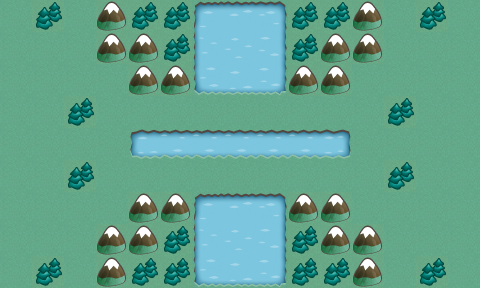

Rendered tile map (Tiled .tmx) drawn with the repository's tilesets; below, a short description and the map source with its tile grids summarised:
An orthogonal 15x9 tile map with 32x32 px tiles, 1 tile layer (Background) and 14 objects.

<map version="1.0" orientation="orthogonal" width="15" height="9" tilewidth="32" tileheight="32">
 <tileset firstgid="1" name="TileLayer_background" tilewidth="32" tileheight="32">
  <image source="TileLayer_background.png" width="1024" height="1024" />
  <tile id="0">
   <properties>
    <property name="MovementCost" value="1" />
    <property name="TileType" value="Grass" />
   </properties>
  </tile>
  <tile id="1">
   <properties>
    <property name="MovementCost" value="2" />
    <property name="TileType" value="Mountain" />
   </properties>
  </tile>
  <tile id="32">
   <properties>
    <property name="MovementCost" value="4" />
    <property name="TileType" value="River" />
   </properties>
  </tile>
  <tile id="33">
   <properties>
    <property name="MovementCost" value="1" />
    <property name="TileType" value="Forest" />
   </properties>
  </tile>
  <tile id="64">
   <properties>
    <property name="MovementCost" value="4" />
    <property name="TileType" value="River" />
   </properties>
  </tile>
  <tile id="65">
   <properties>
    <property name="MovementCost" value="4" />
    <property name="TileType" value="River" />
   </properties>
  </tile>
  <tile id="66">
   <properties>
    <property name="MovementCost" value="4" />
    <property name="TileType" value="River" />
   </properties>
  </tile>
  <tile id="96">
   <properties>
    <property name="MovementCost" value="4" />
    <property name="TileType" value="River" />
   </properties>
  </tile>
  <tile id="97">
   <properties>
    <property name="MovementCost" value="4" />
    <property name="TileType" value="River" />
   </properties>
  </tile>
  <tile id="98">
   <properties>
    <property name="MovementCost" value="4" />
    <property name="TileType" value="River" />
   </properties>
  </tile>
  <tile id="128">
   <properties>
    <property name="MovementCost" value="4" />
    <property name="TileType" value="River" />
   </properties>
  </tile>
  <tile id="129">
   <properties>
    <property name="MovementCost" value="4" />
    <property name="TileType" value="River" />
   </properties>
  </tile>
  <tile id="130">
   <properties>
    <property name="MovementCost" value="4" />
    <property name="TileType" value="River" />
   </properties>
  </tile>
  <tile id="160">
   <properties>
    <property name="MovementCost" value="4" />
    <property name="TileType" value="River" />
   </properties>
  </tile>
  <tile id="161">
   <properties>
    <property name="MovementCost" value="4" />
    <property name="TileType" value="River" />
   </properties>
  </tile>
  <tile id="162">
   <properties>
    <property name="MovementCost" value="4" />
    <property name="TileType" value="River" />
   </properties>
  </tile>
 </tileset>
 <layer name="Background" width="15" height="9">
  <data>[135 cells, 135 non-empty, 15 distinct tile ids]</data>
 </layer>
 <objectgroup name="Units_P1" width="15" height="9">
  <object x="32" y="160" width="32" height="32">
   <properties>
    <property name="Type" value="Tank" />
   </properties>
  </object>
  <object x="32" y="224" width="32" height="32">
   <properties>
    <property name="Type" value="Cannon" />
   </properties>
  </object>
  <object x="32" y="32" width="32" height="32">
   <properties>
    <property name="Type" value="Helicopter" />
   </properties>
  </object>
  <object x="32" y="96" width="32" height="32">
   <properties>
    <property name="Type" value="Tank" />
   </properties>
  </object>
  <object x="96" y="160" width="32" height="32">
   <properties>
    <property name="Type" value="Soldier" />
   </properties>
  </object>
  <object x="96" y="96" width="32" height="32">
   <properties>
    <property name="Type" value="Soldier" />
   </properties>
  </object>
 </objectgroup>
 <objectgroup name="Units_P2" width="15" height="9">
  <object x="352" y="96" width="32" height="32">
   <properties>
    <property name="Type" value="Soldier" />
   </properties>
  </object>
  <object x="352" y="160" width="32" height="32">
   <properties>
    <property name="Type" value="Soldier" />
   </properties>
  </object>
  <object x="416" y="160" width="32" height="32">
   <properties>
    <property name="Type" value="Tank" />
   </properties>
  </object>
  <object x="416" y="32" width="32" height="32">
   <properties>
    <property name="Type" value="Helicopter" />
   </properties>
  </object>
  <object x="416" y="96" width="32" height="32">
   <properties>
    <property name="Type" value="Tank" />
   </properties>
  </object>
  <object x="416" y="224" width="32" height="32">
   <properties>
    <property name="Type" value="Cannon" />
   </properties>
  </object>
 </objectgroup>
 <objectgroup name="Buildings_P1" width="15" height="9">
  <object x="0" y="96" width="32" height="64">
   <properties>
    <property name="Type" value="HQ" />
   </properties>
  </object>
 </objectgroup>
 <objectgroup name="Buildings_P2" width="15" height="9">
  <object x="448" y="96" width="32" height="64">
   <properties>
    <property name="Type" value="HQ" />
   </properties>
  </object>
 </objectgroup>
</map>